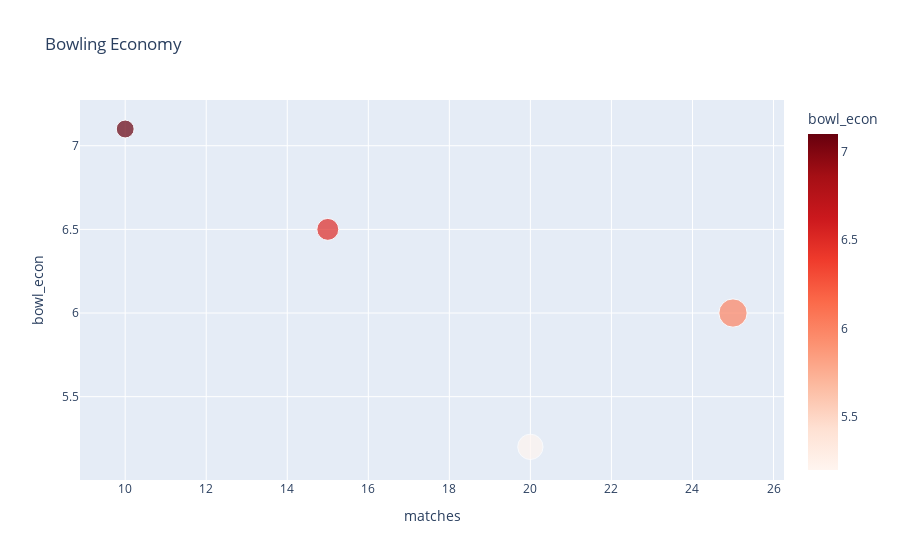

The cell this chart's notebook holds for it:
### Code cell
import pandas as pd
import plotly.express as px

# Example DataFrame (replace with your actual data)
final_df = pd.DataFrame({
    'matches': [15, 20, 10, 25],        # Example data for matches played
    'bowl_econ': [6.5, 5.2, 7.1, 6.0],  # Example data for bowling economy
    'player': ['Player A', 'Player B', 'Player C', 'Player D']
})

# Create a scatter plot
fig = px.scatter(final_df, x='matches', y='bowl_econ', color='bowl_econ',
                 size='matches', hover_name='player', title='Bowling Economy')

# Update color scale (optional)
fig.update_layout(coloraxis=dict(colorscale='reds'))

# Show the plot
fig.show()

### Figure 1 — Plotly figure (JSON) as saved in the notebook; plotly's stock layout.template omitted (floating-point values rounded to 4 significant figures)
{"data": [{"hovertemplate": "<b>%{hovertext}</b><br><br>matches=%{marker.size}<br>bowl_econ=%{marker.color}<extra></extra>", "hovertext": ["Player A", "Player B", "Player C", "Player D"], "legendgroup": "", "marker": {"color": [6.5, 5.2, 7.1, 6], "coloraxis": "coloraxis", "size": [15, 20, 10, 25], "sizemode": "area", "sizeref": 0.0625, "symbol": "circle"}, "mode": "markers", "name": "", "orientation": "v", "showlegend": false, "type": "scatter", "x": [15, 20, 10, 25], "xaxis": "x", "y": [6.5, 5.2, 7.1, 6], "yaxis": "y"}], "layout": {"coloraxis": {"colorbar": {"title": {"text": "bowl_econ"}}, "colorscale": [[0, "rgb(255,245,240)"], [0.125, "rgb(254,224,210)"], [0.25, "rgb(252,187,161)"], [0.375, "rgb(252,146,114)"], [0.5, "rgb(251,106,74)"], [0.625, "rgb(239,59,44)"], [0.75, "rgb(203,24,29)"], [0.875, "rgb(165,15,21)"], [1, "rgb(103,0,13)"]]}, "legend": {"itemsizing": "constant", "tracegroupgap": 0}, "title": {"text": "Bowling Economy"}, "xaxis": {"anchor": "y", "domain": [0, 1], "title": {"text": "matches"}}, "yaxis": {"anchor": "x", "domain": [0, 1], "title": {"text": "bowl_econ"}}}}
